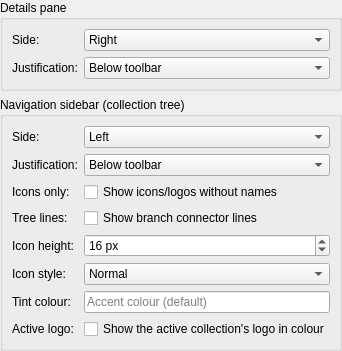
<?xml version="1.0" encoding="UTF-8"?>
<ui version="4.0">
 <class>SidebarsLayoutPanel</class>
 <widget class="QWidget" name="SidebarsLayoutPanel">
  <layout class="QVBoxLayout" name="rootLayout">
   <property name="leftMargin"><number>0</number></property>
   <property name="topMargin"><number>0</number></property>
   <property name="rightMargin"><number>0</number></property>
   <property name="bottomMargin"><number>0</number></property>
   <item>
    <widget class="QGroupBox" name="detailsPaneGroup">
     <property name="title"><string>Details pane</string></property>
     <layout class="QFormLayout" name="detailsPaneForm">
      <item row="0" column="0"><widget class="QLabel" name="paneSideLabel"><property name="text"><string>Side:</string></property></widget></item>
      <item row="0" column="1">
       <widget class="QComboBox" name="paneSideComboBox">
        <property name="toolTip"><string>Same setting as Position on the Details Pane page — the two controls stay in sync.</string></property>
        <item><property name="text"><string>Right</string></property></item>
        <item><property name="text"><string>Left</string></property></item>
        <item><property name="text"><string>Top</string></property></item>
        <item><property name="text"><string>Bottom</string></property></item>
       </widget>
      </item>
      <item row="1" column="0"><widget class="QLabel" name="paneJustificationLabel"><property name="text"><string>Justification:</string></property></widget></item>
      <item row="1" column="1">
       <widget class="QComboBox" name="paneJustificationComboBox">
        <property name="toolTip"><string>Full height makes the pane span the whole window, with the toolbar stopping at its edge. Applies to Left/Right docks; Top/Bottom and Overlay ignore it.</string></property>
        <item><property name="text"><string>Below toolbar</string></property></item>
        <item><property name="text"><string>Full height</string></property></item>
       </widget>
      </item>
     </layout>
    </widget>
   </item>
   <item>
    <widget class="QGroupBox" name="navigationSidebarGroup">
     <property name="title"><string>Navigation sidebar (collection tree)</string></property>
     <layout class="QFormLayout" name="navigationSidebarForm">
      <item row="0" column="0"><widget class="QLabel" name="treeSideLabel"><property name="text"><string>Side:</string></property></widget></item>
      <item row="0" column="1">
       <widget class="QComboBox" name="treeSideComboBox">
        <property name="toolTip"><string>Same setting as View → Collection Tree Position.</string></property>
        <item><property name="text"><string>Left</string></property></item>
        <item><property name="text"><string>Right</string></property></item>
       </widget>
      </item>
      <item row="1" column="0"><widget class="QLabel" name="treeJustificationLabel"><property name="text"><string>Justification:</string></property></widget></item>
      <item row="1" column="1">
       <widget class="QComboBox" name="treeJustificationComboBox">
        <property name="toolTip"><string>Full height makes the tree span the whole window, with the toolbar stopping at its edge.</string></property>
        <item><property name="text"><string>Below toolbar</string></property></item>
        <item><property name="text"><string>Full height</string></property></item>
       </widget>
      </item>
      <item row="2" column="0"><widget class="QLabel" name="treeIconsOnlyLabel"><property name="text"><string>Icons only:</string></property></widget></item>
      <item row="2" column="1">
       <widget class="QCheckBox" name="treeIconsOnlyCheckBox">
        <property name="toolTip"><string>Show only the icon/logo on rows that have one — the name moves to the tooltip. Rows without an icon keep their name.</string></property>
        <property name="text"><string>Show icons/logos without names</string></property>
       </widget>
      </item>
      <item row="3" column="0"><widget class="QLabel" name="treeShowLinesLabel"><property name="text"><string>Tree lines:</string></property></widget></item>
      <item row="3" column="1">
       <widget class="QCheckBox" name="treeShowLinesCheckBox">
        <property name="toolTip"><string>Draw the connector lines between branches. The expand/collapse chevrons show either way.</string></property>
        <property name="text"><string>Show branch connector lines</string></property>
       </widget>
      </item>
      <item row="4" column="0"><widget class="QLabel" name="treeIconSizeLabel"><property name="text"><string>Icon height:</string></property></widget></item>
      <item row="4" column="1">
       <widget class="QSpinBox" name="treeIconSizeSpinBox">
        <property name="toolTip"><string>Height of the row icons/logos in pixels. Width follows the panel width, keeping each logo's aspect ratio.</string></property>
        <property name="minimum"><number>12</number></property>
        <property name="maximum"><number>512</number></property>
        <property name="value"><number>16</number></property>
        <property name="suffix"><string> px</string></property>
       </widget>
      </item>
      <item row="5" column="0"><widget class="QLabel" name="treeIconStyleLabel"><property name="text"><string>Icon style:</string></property></widget></item>
      <item row="5" column="1">
       <widget class="QComboBox" name="treeIconStyleComboBox">
        <property name="toolTip"><string>Normal shows the artwork as-is. Monochrome recolours the logo's silhouette in a fixed dark or light ink. Tinted recolours it with the tint colour below.</string></property>
        <item><property name="text"><string>Normal</string></property></item>
        <item><property name="text"><string>Monochrome dark</string></property></item>
        <item><property name="text"><string>Monochrome light</string></property></item>
        <item><property name="text"><string>Tinted</string></property></item>
       </widget>
      </item>
      <item row="7" column="0"><widget class="QLabel" name="treeColorizeSelectedLabel"><property name="text"><string>Active logo:</string></property></widget></item>
      <item row="7" column="1">
       <widget class="QCheckBox" name="treeColorizeSelectedCheckBox">
        <property name="toolTip"><string>With a monochrome or tinted style, show the collection you are currently viewing in its original colours. No effect on the Normal style.</string></property>
        <property name="text"><string>Show the active collection's logo in colour</string></property>
       </widget>
      </item>
      <item row="6" column="0"><widget class="QLabel" name="treeIconTintLabel"><property name="text"><string>Tint colour:</string></property></widget></item>
      <item row="6" column="1">
       <widget class="QLineEdit" name="treeIconTintEdit">
        <property name="toolTip"><string>Hex colour (e.g. #e0a030) used by the Tinted style. Leave empty to use the collection's accent colour.</string></property>
        <property name="placeholderText"><string>Accent colour (default)</string></property>
       </widget>
      </item>
     </layout>
    </widget>
   </item>
  </layout>
 </widget>
 <resources/>
 <connections/>
</ui>
